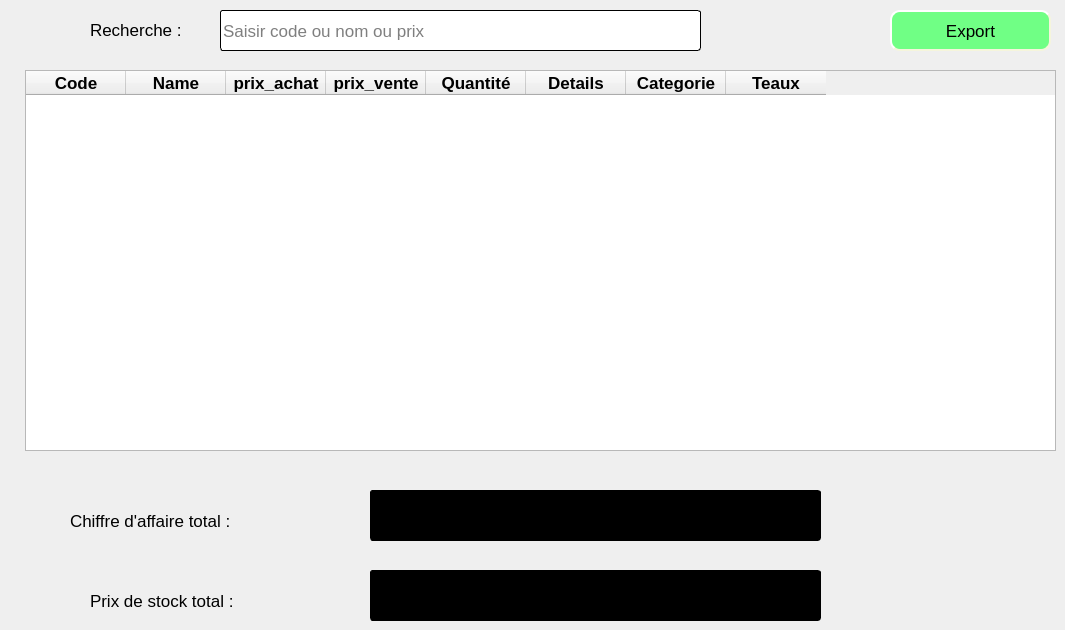
      <widget class="QWidget" name="tab_8">
       <attribute name="title">
        <string>Tous les produit</string>
       </attribute>
       <widget class="QLineEdit" name="lineEdit_2">
        <property name="geometry">
         <rect>
          <x>220</x>
          <y>10</y>
          <width>481</width>
          <height>41</height>
         </rect>
        </property>
        <property name="font">
         <font>
          <pointsize>13</pointsize>
         </font>
        </property>
        <property name="styleSheet">
         <string notr="true">border-style: outset;
border-width: 1px;
border-radius: 3px;</string>
        </property>
        <property name="placeholderText">
         <string>Saisir code ou nom ou prix </string>
        </property>
       </widget>
       <widget class="QLabel" name="label_2">
        <property name="geometry">
         <rect>
          <x>90</x>
          <y>20</y>
          <width>111</width>
          <height>20</height>
         </rect>
        </property>
        <property name="font">
         <font>
          <pointsize>13</pointsize>
         </font>
        </property>
        <property name="text">
         <string>Recherche :</string>
        </property>
       </widget>
       <widget class="QTableWidget" name="tableWidget_2">
        <property name="enabled">
         <bool>true</bool>
        </property>
        <property name="geometry">
         <rect>
          <x>25</x>
          <y>70</y>
          <width>1031</width>
          <height>381</height>
         </rect>
        </property>
        <property name="font">
         <font>
          <pointsize>13</pointsize>
          <weight>75</weight>
          <bold>true</bold>
         </font>
        </property>
        <property name="editTriggers">
         <set>QAbstractItemView::NoEditTriggers</set>
        </property>
        <column>
         <property name="text">
          <string>Code</string>
         </property>
        </column>
        <column>
         <property name="text">
          <string>Name</string>
         </property>
        </column>
        <column>
         <property name="text">
          <string>prix_achat</string>
         </property>
        </column>
        <column>
         <property name="text">
          <string>prix_vente</string>
         </property>
        </column>
        <column>
         <property name="text">
          <string>Quantité</string>
         </property>
        </column>
        <column>
         <property name="text">
          <string>Details</string>
         </property>
        </column>
        <column>
         <property name="text">
          <string>Categorie</string>
         </property>
        </column>
        <column>
         <property name="text">
          <string>Teaux</string>
         </property>
        </column>
       </widget>
       <widget class="QLineEdit" name="lineEdit_70">
        <property name="enabled">
         <bool>false</bool>
        </property>
        <property name="geometry">
         <rect>
          <x>370</x>
          <y>570</y>
          <width>451</width>
          <height>51</height>
         </rect>
        </property>
        <property name="font">
         <font>
          <pointsize>40</pointsize>
          <weight>75</weight>
          <bold>true</bold>
         </font>
        </property>
        <property name="styleSheet">
         <string notr="true">color: rgb(255, 0, 0);
background-color: rgb(0, 0, 0);
border-style: outset;
border-width: 1px;
border-radius: 3px;</string>
        </property>
        <property name="placeholderText">
         <string/>
        </property>
       </widget>
       <widget class="QLineEdit" name="lineEdit_69">
        <property name="enabled">
         <bool>false</bool>
        </property>
        <property name="geometry">
         <rect>
          <x>370</x>
          <y>490</y>
          <width>451</width>
          <height>51</height>
         </rect>
        </property>
        <property name="font">
         <font>
          <pointsize>40</pointsize>
          <weight>75</weight>
          <bold>true</bold>
         </font>
        </property>
        <property name="styleSheet">
         <string notr="true">color: rgb(255, 0, 0);
background-color: rgb(0, 0, 0);
border-style: outset;
border-width: 1px;
border-radius: 3px;</string>
        </property>
        <property name="placeholderText">
         <string/>
        </property>
       </widget>
       <widget class="QLabel" name="label_43">
        <property name="geometry">
         <rect>
          <x>90</x>
          <y>580</y>
          <width>151</width>
          <height>41</height>
         </rect>
        </property>
        <property name="font">
         <font>
          <pointsize>13</pointsize>
         </font>
        </property>
        <property name="text">
         <string>Prix de stock total :</string>
        </property>
       </widget>
       <widget class="QLabel" name="label_42">
        <property name="geometry">
         <rect>
          <x>70</x>
          <y>500</y>
          <width>171</width>
          <height>41</height>
         </rect>
        </property>
        <property name="font">
         <font>
          <pointsize>13</pointsize>
         </font>
        </property>
        <property name="text">
         <string>Chiffre d'affaire total :</string>
        </property>
       </widget>
       <widget class="QPushButton" name="pushButton_33">
        <property name="geometry">
         <rect>
          <x>890</x>
          <y>10</y>
          <width>161</width>
          <height>41</height>
         </rect>
        </property>
        <property name="font">
         <font>
          <pointsize>13</pointsize>
         </font>
        </property>
        <property name="styleSheet">
         <string notr="true">QPushButton{
background-color: rgb(112, 255, 133);
border-style: outset;
border-width: 2px;
border-radius: 10px;
border-color: beige;
min-width: 10em;
padding: 6px;

}
QPushButton:hover:!pressed
{

	
	background-color: rgb(55, 217, 109);
}</string>
        </property>
        <property name="text">
         <string>Export</string>
        </property>
        <property name="icon">
         <iconset resource="iconne.qrc">
          <normaloff>:/icone/imprimer.png</normaloff>:/icone/imprimer.png</iconset>
        </property>
        <property name="iconSize">
         <size>
          <width>22</width>
          <height>22</height>
         </size>
        </property>
       </widget>
      </widget>
